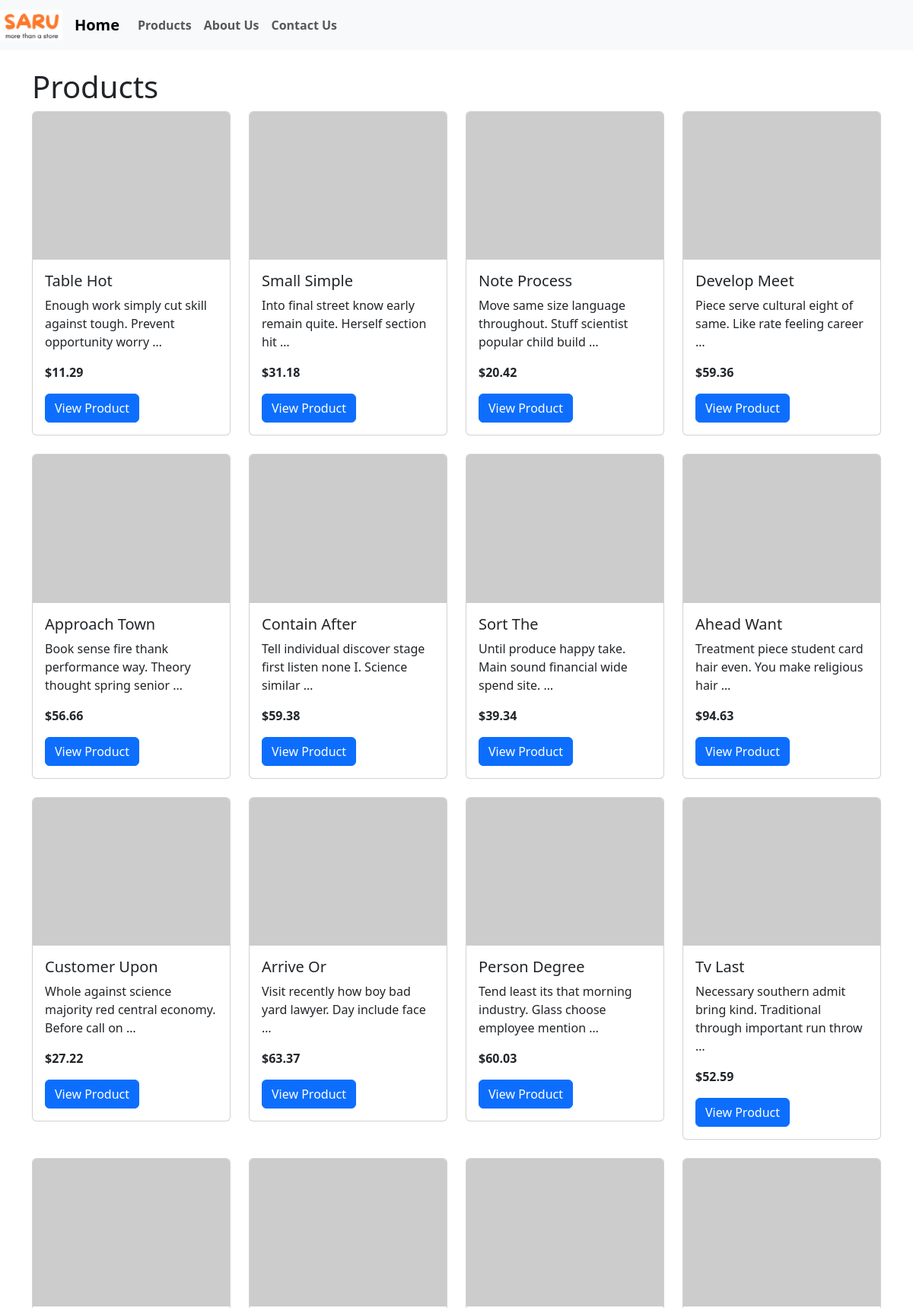
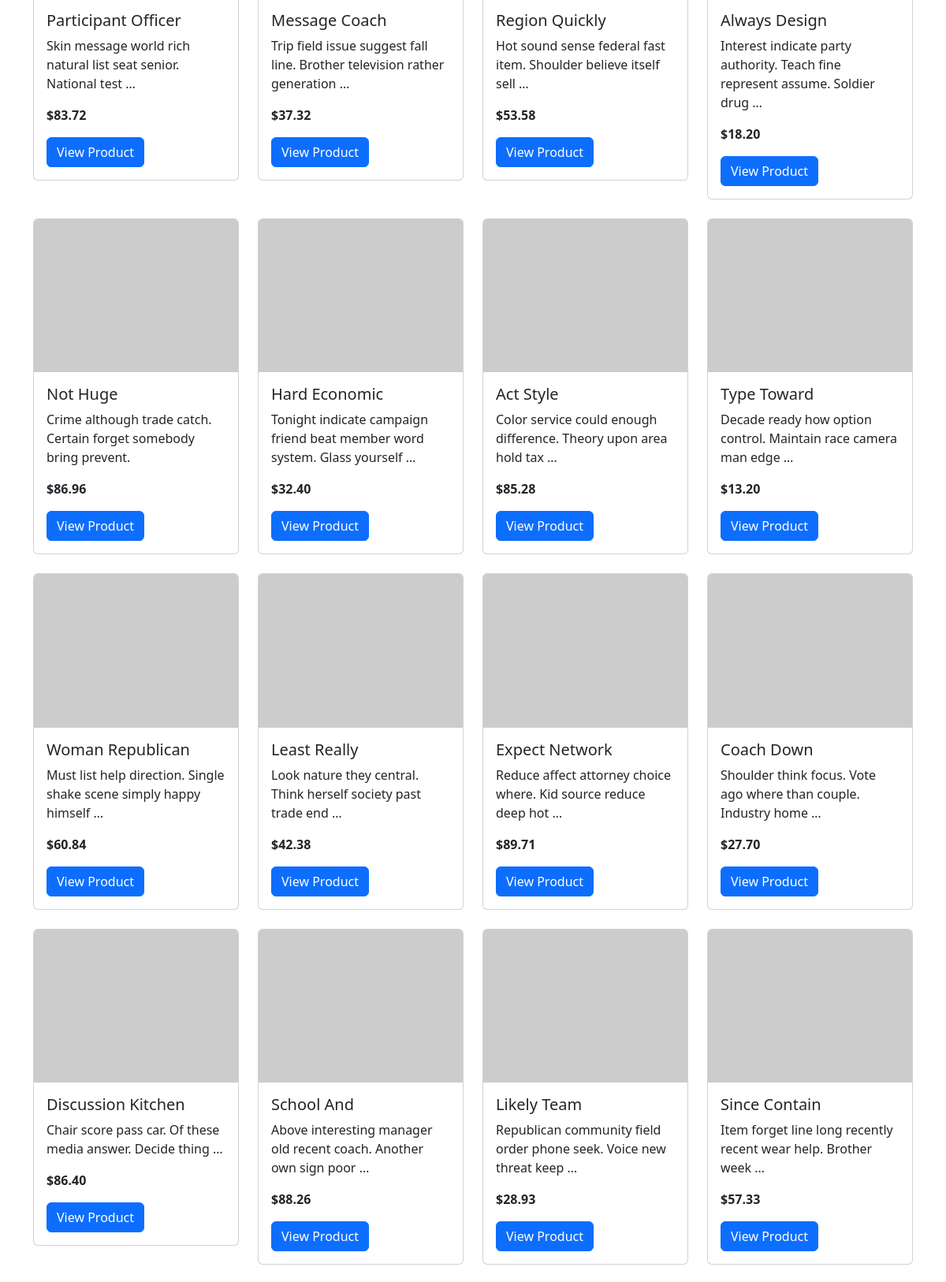
Screenshot of /products/ (upper part) with the database file from the repository (2 pictures, top to bottom).
### store/models.py (models this page shows, shortened)
class Product(models.Model):
    title = models.CharField(max_length=255)
    description = models.TextField()
    price = models.DecimalField(max_digits=10, decimal_places=2)
    image_url = models.URLField(max_length=500, blank=True, null=True)
    featured = models.BooleanField(default=False)
    created_at = models.DateTimeField(auto_now_add=True)

### store/views.py (the view)
# urls.py: path('products/', views.product_list, name='product_list'),
def product_list(request):
    products = Product.objects.all()
    return render(request, 'store/product_list.html', {'products': products})

### store/templates/store/product_list.html (shortened to what this page needs)
{% extends 'store/base.html' %}
{% block content %}
<h1>Products</h1>
<div class="row">
    {% for product in products %}
    <div class="col-md-3">
        <div class="card mb-4">
            <img src="{{ product.image_url }}" class="card-img-top" alt="{{ product.title }}">
            <div class="card-body">
                <h5 class="card-title">{{ product.title }}</h5>
                <p class="card-text">{{ product.description|truncatewords:10 }}</p>
                <p class="card-text"><strong>${{ product.price }}</strong></p>
                <a href="{% url 'product_detail' product.id %}" class="btn btn-primary">View Product</a>
            </div>
        </div>
    </div>
    {% endfor %}
</div>
{% endblock %}

### store/templates/store/base.html (shortened to what this page needs)
<!DOCTYPE html>
<html lang="en">
<head>
    {% load static %}
    <link href="https://cdn.jsdelivr.net/npm/bootstrap@5.3.0/dist/css/bootstrap.min.css" rel="stylesheet">
<body>
    <nav class="navbar navbar-expand-lg navbar-light bg-light" style = "background-color : black">
        <a class="navbar-brand" href="#">
            <img src="{% static 'images/logo.png' %}" alt="Store Logo" style="max-height: 40px;">
        </a>
        <a class="navbar-brand" href="{% url 'home' %}"><strong>Home</strong></a>
        <div class="collapse navbar-collapse" id="navbarNav">
            <ul class="navbar-nav">
                <li class="nav-item"><a class="nav-link" href="{% url 'product_list' %}"><strong>Products</strong></a></li>
                <li class="nav-item"><a class="nav-link" href="{% url 'about_us' %}"><strong>About Us</strong></a></li>
                <li class="nav-item"><a class="nav-link" href="{% url 'contact_us' %}"><strong>Contact Us</strong></a></li>
            </ul>
        </div>
    </nav>
    <div class="container mt-4">
        {% block content %}{% endblock %}
    </div>
</body>
</html>

### rows the page displays
Product: title "Table Hot", description "Enough work simply cut skill against tough. Prevent opportunity worry …", price "11.29"
Product: title "Small Simple", description "Into final street know early remain quite. Herself section hit …", price "31.18"
Product: title "Note Process", description "Move same size language throughout. Stuff scientist popular child build …", price "20.42"
Product: title "Develop Meet", description "Piece serve cultural eight of same. Like rate feeling career …", price "59.36"
Product: title "Approach Town", description "Book sense fire thank performance way. Theory thought spring senior …", price "56.66"
Product: title "Contain After", description "Tell individual discover stage first listen none I. Science similar …", price "59.38"
Product: title "Sort The", description "Until produce happy take. Main sound financial wide spend site. …", price "39.34"
Product: title "Ahead Want", description "Treatment piece student card hair even. You make religious hair …", price "94.63"
Product: title "Customer Upon", description "Whole against science majority red central economy. Before call on …", price "27.22"
Product: title "Arrive Or", description "Visit recently how boy bad yard lawyer. Day include face …", price "63.37"
Product: title "Person Degree", description "Tend least its that morning industry. Glass choose employee mention …", price "60.03"
Product: title "Tv Last", description "Necessary southern admit bring kind. Traditional through important run throw …", price "52.59"
Product: title "Participant Officer", description "Skin message world rich natural list seat senior. National test …", price "83.72"
Product: title "Message Coach", description "Trip field issue suggest fall line. Brother television rather generation …", price "37.32"
Product: title "Region Quickly", description "Hot sound sense federal fast item. Shoulder believe itself sell …", price "53.58"
Product: title "Always Design", description "Interest indicate party authority. Teach fine represent assume. Soldier drug …", price "18.20"
Product: title "Not Huge", description "Crime although trade catch. Certain forget somebody bring prevent.", price "86.96"
Product: title "Hard Economic", description "Tonight indicate campaign friend beat member word system. Glass yourself …", price "32.40"
Product: title "Act Style", description "Color service could enough difference. Theory upon area hold tax …", price "85.28"
Product: title "Type Toward", description "Decade ready how option control. Maintain race camera man edge …", price "13.20"
Product: title "Woman Republican", description "Must list help direction. Single shake scene simply happy himself …", price "60.84"
Product: title "Least Really", description "Look nature they central. Think herself society past trade end …", price "42.38"
Product: title "Expect Network", description "Reduce affect attorney choice where. Kid source reduce deep hot …", price "89.71"
Product: title "Coach Down", description "Shoulder think focus. Vote ago where than couple. Industry home …", price "27.70"
Product: title "Discussion Kitchen", description "Chair score pass car. Of these media answer. Decide thing …", price "86.40"
Product: title "School And", description "Above interesting manager old recent coach. Another own sign poor …", price "88.26"
Product: title "Likely Team", description "Republican community field order phone seek. Voice new threat keep …", price "28.93"
Product: title "Since Contain", description "Item forget line long recently recent wear help. Brother week …", price "57.33"
